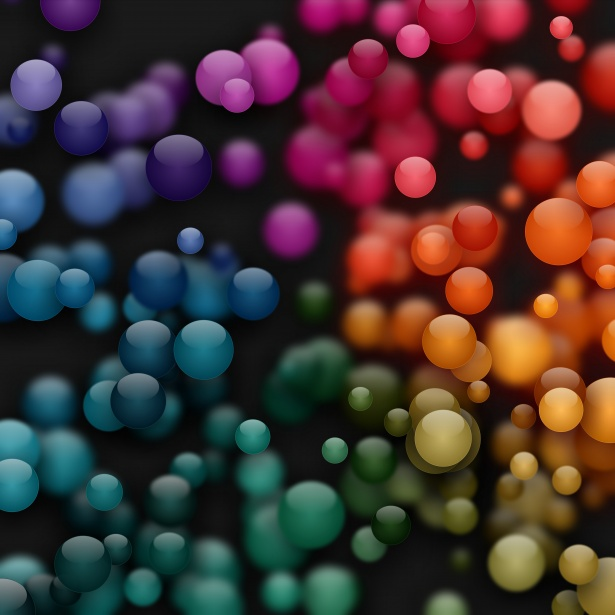
#> input picture ComputerVision/colorballs.jpg, 615 x 615 px, found by its file name
$ jupyter execute 'ColorFiltering(masking).ipynb'
#> lines starting #> are read from the running program, lines starting #| are printed output that depends on the picture; after the words box and inside, x2 and y2 are one past the last pixel; in counts of white or black regions, pixels touching at a corner belong together
[cell 1]
import cv2
import numpy as np

[cell 2]
frame=cv2.imread("/Users/lakshmikeerthanaaravapalli/Desktop/ComputerVision/colorballs.jpg")
#> frame is the input picture: shape (615, 615, 3); mean B, G, R 50, 51.5, 71.3


def blend(x):
    pass

cv2.namedWindow('ColorAdjustments')

cv2.createTrackbar('Lower_H','ColorAdjustments',0,255,blend)
#> slider 'Lower_H' is set to 51
cv2.createTrackbar('Lower_S','ColorAdjustments',0,255,blend)
#> slider 'Lower_S' is set to 51
cv2.createTrackbar('Lower_V','ColorAdjustments',0,255,blend)
#> slider 'Lower_V' is set to 51


cv2.createTrackbar('Upper_H','ColorAdjustments',255,255,blend)
cv2.createTrackbar('Upper_S','ColorAdjustments',255,255,blend)
cv2.createTrackbar('Upper_V','ColorAdjustments',255,255,blend)

while True:
    hsv=cv2.cvtColor(frame,cv2.COLOR_BGR2HSV)
#> hsv: shape (615, 615, 3); mean H, S, V 68.1, 142.5, 87.5
    l_h=cv2.getTrackbarPos('Lower_H','ColorAdjustments')
    l_s=cv2.getTrackbarPos('Lower_S','ColorAdjustments')
    l_val=cv2.getTrackbarPos('Lower_V','ColorAdjustments')

    u_h=cv2.getTrackbarPos('Upper_H','ColorAdjustments')
    u_s=cv2.getTrackbarPos('Upper_S','ColorAdjustments')
    u_val=cv2.getTrackbarPos('Upper_V','ColorAdjustments')

    u_v=np.array([u_h,u_s,u_val])
    l_v=np.array([l_h,l_s,l_val])

    mask=cv2.inRange(hsv,l_v,u_v)
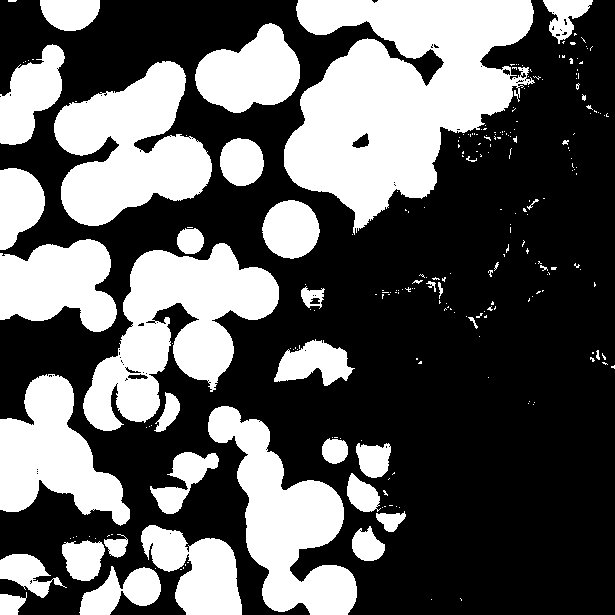
#> mask: shape (615, 615); 37% white; 244 white regions (205 under 20 px), largest, box (x1, y1, x2, y2) and area: (284, 0, 535, 235) 34288, (83, 243, 279, 431) 17499, (54, 61, 212, 226) 15565

    res=cv2.bitwise_and(frame,frame,mask=mask)
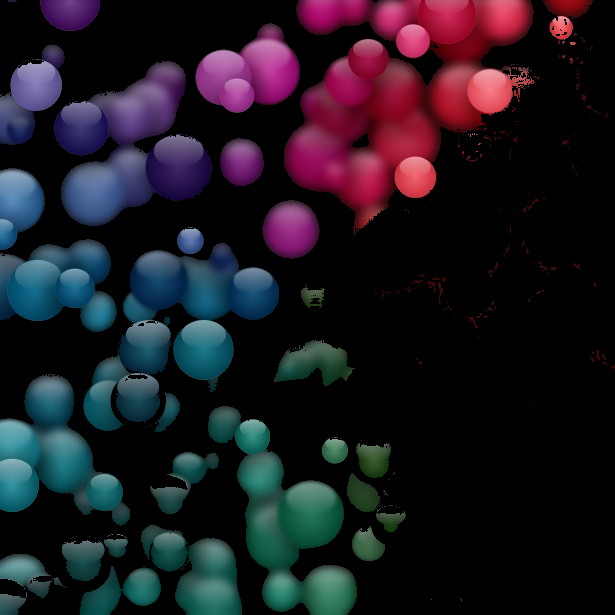
#> res: shape (615, 615, 3); mean B, G, R 33, 24.7, 28.6

    cv2.imshow("frame",frame)
    cv2.imshow("mask",mask)
    cv2.imshow("res",res)

    k=cv2.waitKey(1)&0xFF
#> (key Esc is pressed here)
    if(k==27):
        break

cv2.waitKey(0)
cv2.destroyAllWindows()
